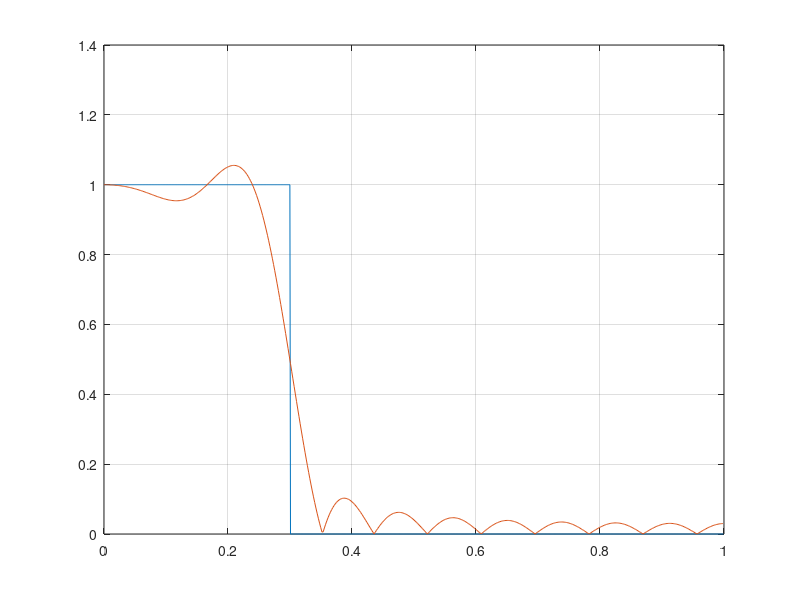
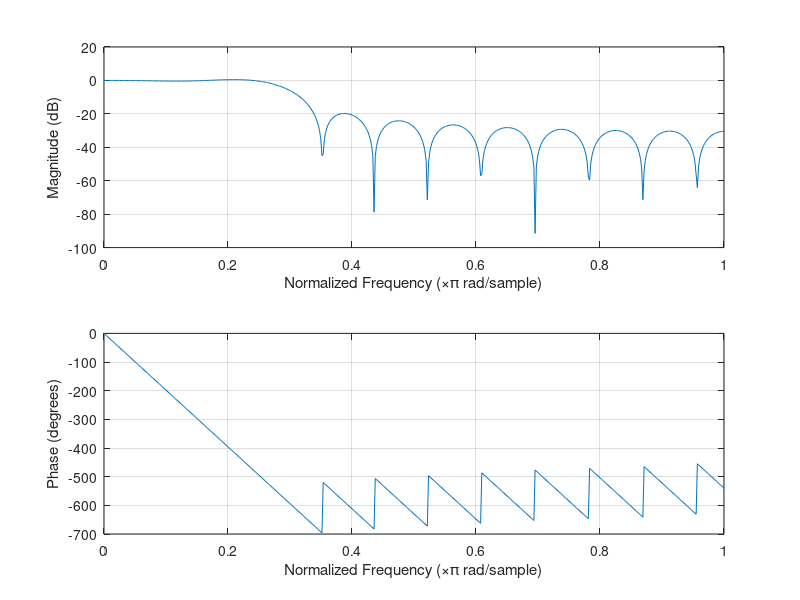
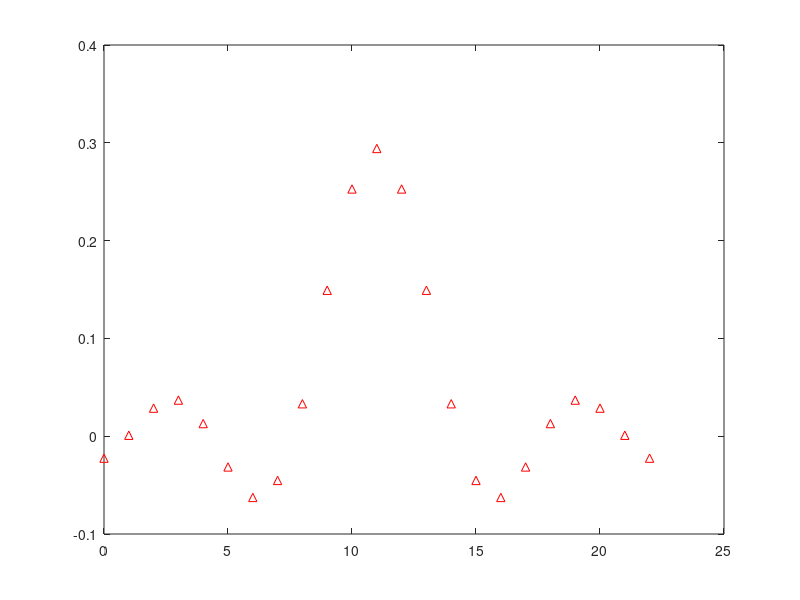

The MATLAB script that drew these images, in order:
%% 
clc;
clear;
%% task 1
N=23;
f=0.3;
fs=1024;

window = rectwin(N);
fun = fir1(N-1,f,window);
W = 0:1/fs:(fs-1)/fs;
H = zeros(fs,1);
H(1:f*fs+1) = 1;
figure;
plot(W, H);
grid on;
hold on;
[h,w] = freqz(fun);
plot(w/pi,abs(h));
figure;
freqz(fun);
figure;
impz(fun);
%% task 2
